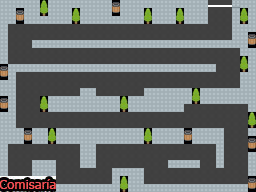

The image is a tile-based game level rendered from a .tmx file. Its description and complete source (layers, tilesets, objects, tile grids) follow:
An orthogonal 32x24 tile map with 8x8 px tiles, 1 tile layer (Capa de patrones 1).

<map version="1.2" tiledversion="2019.12.11" orientation="orthogonal" renderorder="right-down" compressionlevel="-1" width="32" height="24" tilewidth="8" tileheight="8" infinite="0" nextlayerid="2" nextobjectid="1">
 <editorsettings>
  <export target="screen2.csv" format="csv" />
 </editorsettings>
 <tileset firstgid="1" name="screen2" tilewidth="8" tileheight="8" tilecount="768" columns="32">
  <image source="screen2.png" width="256" height="192" />
 </tileset>
 <layer id="1" name="Capa de patrones 1" width="32" height="24">
  <data encoding="csv">
12,12,12,12,12,555,12,12,12,12,12,12,12,12,44,12,12,12,12,12,12,12,12,12,12,12,7,7,7,11,12,12,
12,12,44,12,12,587,12,12,12,555,12,12,12,12,76,12,12,12,555,12,12,12,555,12,12,12,1,1,1,12,555,12,
12,12,76,12,12,12,12,12,12,587,12,12,12,12,12,12,12,12,587,12,12,12,587,12,12,12,1,1,1,12,587,12,
12,1,1,1,1,1,1,1,1,1,1,1,1,1,1,1,1,1,1,1,1,1,1,1,1,1,1,1,1,268,268,12,
12,1,1,1,1,1,1,1,1,1,1,1,1,1,1,1,1,1,1,1,1,1,1,1,1,1,1,1,1,268,12,44,
12,1,1,1,12,12,12,12,12,12,12,12,12,12,12,12,12,12,12,12,12,12,12,12,12,12,12,268,12,12,12,76,
12,1,1,1,1,1,1,1,1,1,1,1,1,1,1,1,1,1,1,1,1,1,1,1,1,1,1,1,1,1,12,12,
12,257,1,1,1,1,1,1,1,1,1,1,1,1,1,1,1,1,1,1,1,1,1,1,1,1,1,1,1,1,555,12,
300,268,268,268,268,268,268,268,268,268,268,268,268,268,268,268,268,268,268,268,268,268,268,268,268,268,268,257,257,257,587,268,
332,268,257,257,257,257,257,257,257,257,257,257,257,257,257,257,257,257,257,257,257,257,257,257,257,257,257,257,257,257,268,268,
268,268,257,257,257,257,257,257,257,257,257,257,257,257,257,257,257,257,257,257,257,257,257,257,257,257,257,257,257,257,268,268,
268,268,257,257,257,257,257,257,257,257,268,268,257,257,257,257,257,257,268,268,268,268,268,268,555,268,268,268,268,268,268,268,
300,268,257,257,257,555,268,268,268,268,268,268,268,268,268,555,268,268,268,268,268,268,268,268,587,268,268,268,268,268,268,268,
332,268,257,257,257,587,268,268,268,268,268,268,268,268,268,587,268,268,268,268,268,268,268,257,257,257,257,257,257,257,257,268,
268,268,257,257,257,257,257,257,257,257,257,257,257,257,257,257,257,257,257,257,257,257,257,257,257,257,257,257,257,257,257,555,
268,268,257,257,257,257,257,257,257,257,257,257,257,257,257,257,257,257,257,257,257,257,257,257,257,257,257,257,257,257,257,587,
268,524,524,300,524,524,555,524,524,524,524,524,524,524,524,524,524,524,555,524,524,524,524,556,524,524,524,524,513,513,513,524,
524,524,524,332,524,524,587,524,524,524,524,524,524,524,524,524,524,524,587,524,524,524,524,588,524,524,524,524,513,513,513,556,
524,513,513,513,513,513,513,513,513,513,524,524,513,513,513,513,513,513,513,513,513,513,513,513,513,513,513,524,513,513,513,588,
524,513,513,513,513,513,513,513,513,513,524,524,513,513,513,513,513,513,513,513,513,513,513,513,513,513,513,524,513,513,513,524,
524,513,513,513,524,524,524,513,513,513,524,524,513,513,513,513,513,513,513,513,513,524,524,524,524,513,513,524,513,513,513,524,
524,513,513,513,524,524,524,513,513,513,513,513,513,513,524,524,524,524,513,513,513,513,513,513,513,513,513,513,513,513,513,524,
577,578,579,580,581,582,583,513,513,513,513,513,513,513,524,555,524,524,513,513,513,513,513,513,513,513,513,513,513,513,513,556,
609,610,611,612,613,614,615,524,524,524,524,524,524,524,524,587,524,524,524,524,524,524,524,524,524,524,524,524,524,524,524,588
</data>
 </layer>
</map>
